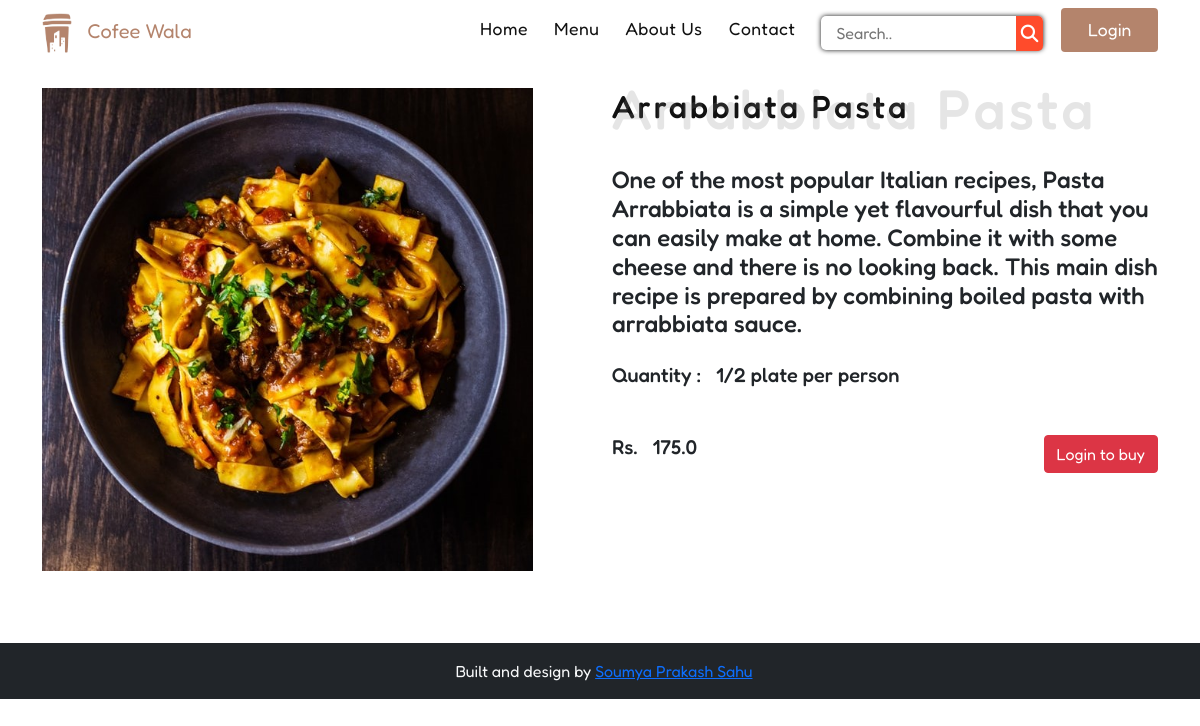
The app's page /food/itemDetail/3/ with its own data.
### FoodApp/models.py (models this page shows, shortened)
class FoodItem(models.Model):
    category = models.ForeignKey(Category, on_delete=models.DO_NOTHING)
    name = models.CharField(max_length=50)
    price = models.FloatField()
    description = models.TextField()
    secondary_description = models.TextField(default=True)
    availability = models.BooleanField(default=True)
    photo = models.ImageField(upload_to="food_images/")

### FoodApp/views.py (the view)
# urls.py: path('itemDetail/<int:id>/', views.ItemDetails, name="itemDetails"),
def ItemDetails(request, id):
    itemDetails = FoodItem.objects.get(id=id)
    context = {
        'itemDetails': itemDetails,
    }
    return render(request, 'food/food_details.html', context)

### templates/food/food_details.html (shortened to what this page needs)
{% extends "base/base.html" %}
{% load static %}
{% block content %}
<div id="food-details-page">
    <section class="details-wrapper container">
        <div class="row">
            <div class="col">
                <img src="{{itemDetails.photo.url}}" alt="">
            </div>
            <div class="col">
                <h2 class="head-design mb-4 ">{{itemDetails.name}} <span>{{itemDetails.name}}</span></h2>
                <h4 class="mb-4">{{itemDetails.description}}</h4>
                <h5 class="mb-5">Quantity : &nbsp; {{itemDetails.secondary_description}}</h5>
                <div class="d-flex justify-content-between ">
                    <h5>Rs. &nbsp; {{itemDetails.price}}</h5>
                    {% if itemDetails.availability %}
                    {% if user.is_authenticated %}
                    <form action=" {% url 'addtoCart' %} " class="d-flex" method="post">
                        {% csrf_token %}
                        <div>
                            <input type="text" class="form-control" name="food_item_id" value="{{ itemDetails.id }}"
                                style="display: none;">
                            <div class="input-group mb-3">
                                <button class="btn btn-outline-secondary" type="button" onclick="decrement()">-</button>
                                <input type="number" class="form-control quantity text-center" id="quantity" value="1"
                                    readonly name="quantity">
                                <button class="btn btn-outline-secondary" type="button" onclick="increment()">+</button>
                            </div>
                        </div>
                        <button class="cart-btn"><i class="fa-solid fa-cart-shopping"></i></button>
                    </form>
                    {% else %}
                    <a href=" {% url 'login' %} " class="btn btn-danger">Login to buy</i></a>
                    {% endif %}
                    {% else %}
                    <h5 class="text-danger">Not Availabe</h5>
                    {% endif %}
                </div>
            </div>
        </div>
    </section>
</div>
{% endblock content %}

### static/style/style.css (style rules this page uses)
* { padding: 0; margin: 0; box-sizing: border-box; font-family: 'Fredoka', sans-serif; }
html { scroll-behavior: smooth; scroll-behavior: auto; }
.head-design { color: #111; display: flex; justify-content: center; flex-direction: column; letter-spacing: 3px; }
.head-design span { color: grey; opacity: 0.2; font-size: 3.5rem; margin-top: -3.2rem; }
.details-wrapper { padding: 6% 0; }
.details-wrapper img { width: 90%; }

### records on screen
FoodItem: photo (picture), name "Arrabbiata Pasta", description "One of the most popular Italian recipes, Pasta Arrabbiata is a simple yet flavourful dish that you can easily make at home. Combine it with some cheese and there is no looking back. This main dish recipe is prepared by combining boiled pasta with arrabbiata sauce.", secondary_description "1/2 plate per person", price "175.0"
